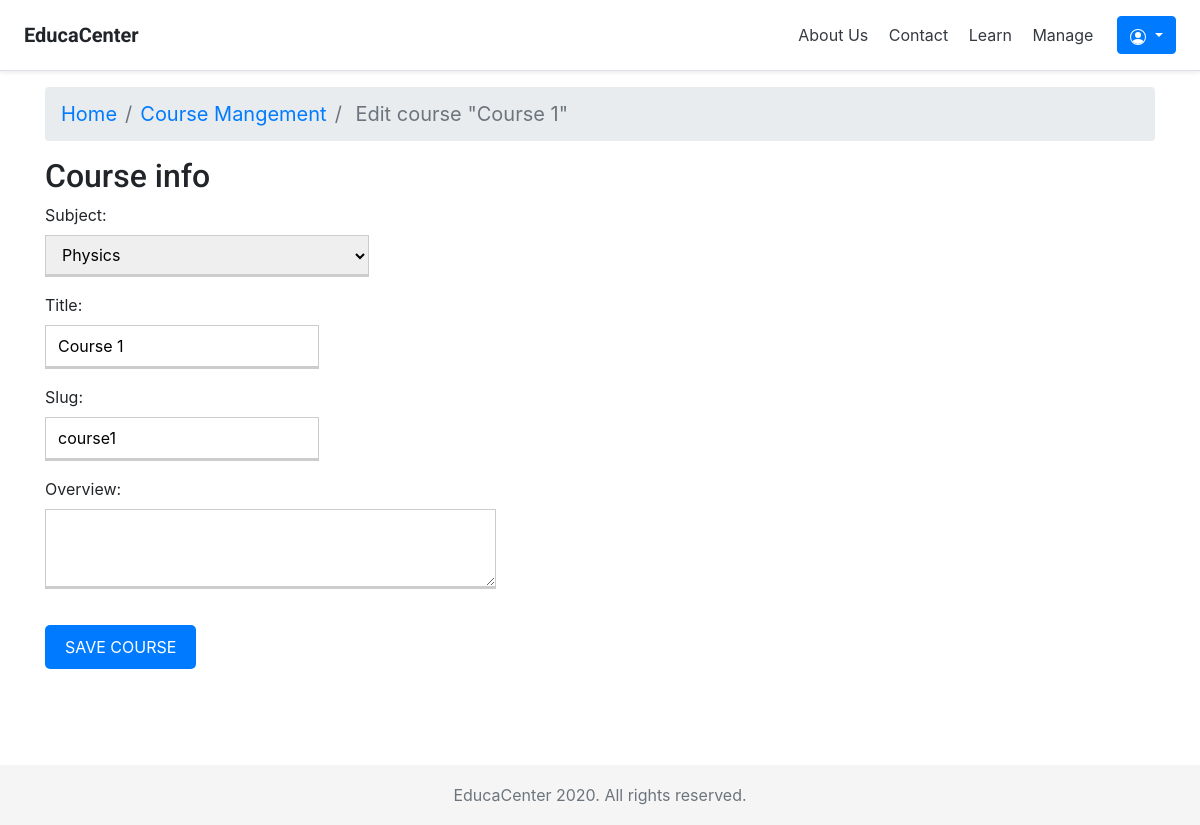
Before: /courses/1/edit/ (signed in) with the older database file.
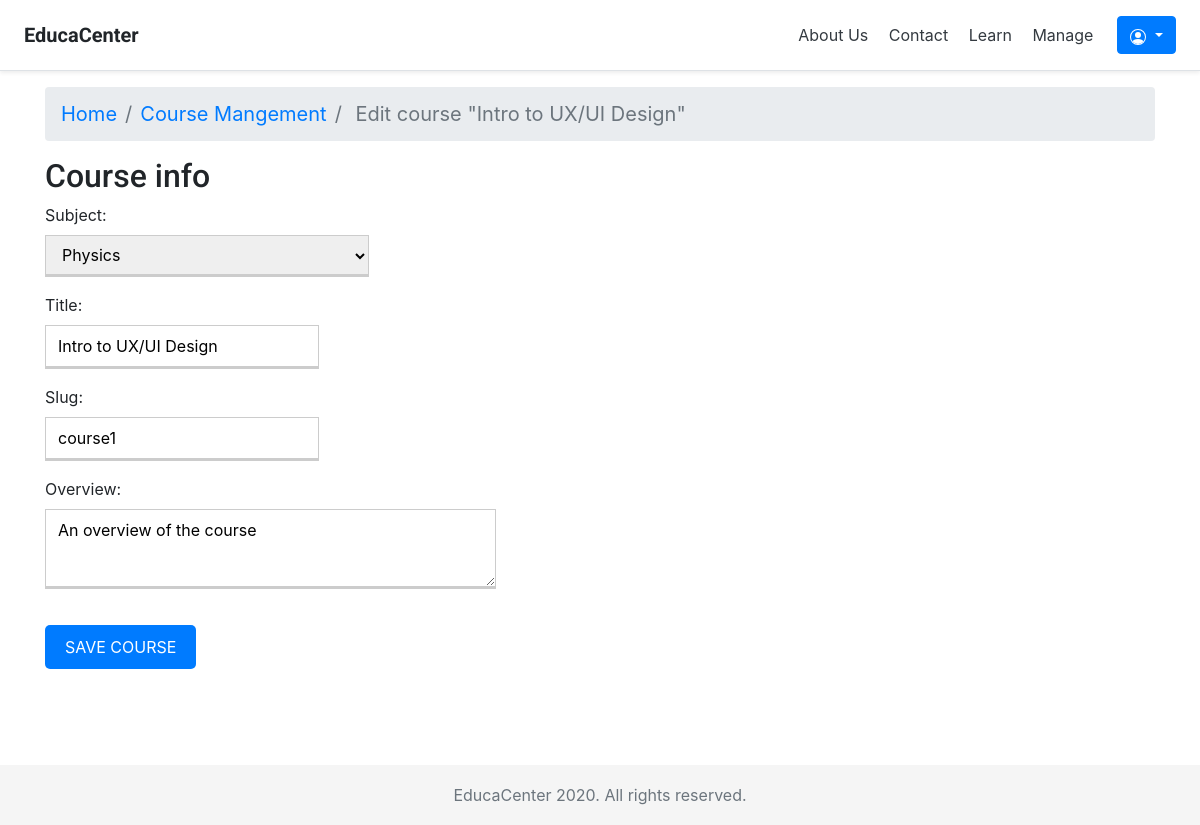
After: the same page with the newer database file.
### courses/models.py (models this page shows, shortened)
class Course(models.Model):
    owner = models.ForeignKey(User,related_name='courses_created',
                            on_delete=models.CASCADE)
    subject = models.ForeignKey(Subject,
                            related_name='courses',
                            on_delete=models.CASCADE)
    title = models.CharField(max_length=200)
    slug = models.SlugField(max_length=200, unique=True)
    overview = models.TextField()
    created = models.DateTimeField(auto_now_add=True)
    students = models.ManyToManyField(User,
                                    related_name='courses_joined',
                                    blank=True)
    class Meta:
        ordering = ['-created']

class Subject(models.Model):
    title = models.CharField(max_length=200)
    slug = models.SlugField(max_length=200, unique=True)
    class Meta:
        ordering = ['title']
    def __str__(self):
        return self.title

### courses/views.py (the view)
class CourseUpdateView(PermissionRequiredMixin, OwnerCourseEditMixin, UpdateView):
    permission_required = 'courses.change_course'

### courses/views.py (called while the page is built)
    def get_queryset(self):
        qs = super(OwnerMixin, self).get_queryset()
        return qs.filter(owner=self.request.user)

### courses/templates/courses/manage/course/form.html (shortened to what this page needs)
{% extends "base.html" %}
{% block content %}
<nav aria-label="breadcrumb">
  <ol class="breadcrumb"  style="font-size: 20px;">
    <li class="breadcrumb-item"><a href="{% url "course_list" %}">Home</a></li>
    <li class="breadcrumb-item"><a href="{% url "manage_course_list" %}">Course Mangement</a></li>
    <li class="breadcrumb-item active" aria-current="page">{% if object %}
    Edit course "{{ object.title }}"
    {% else %}
    Create a new course
    {% endif %}
</li>
  </ol>
</nav>
    <h2>Course info</h2>
    <form action="." method="post">
        {{ form.as_p }}
        <p><input type="submit" value="Save course"></p>
    </form>
{% endblock %}

Changed rows visible on the page:
changed Course "Physics": title "Course 1" → "Intro to UX/UI Design"; overview (not shown) → "An overview of the course"
changed through a linked row, Subject: title "Course 1" → "Intro to UX/UI Design"
